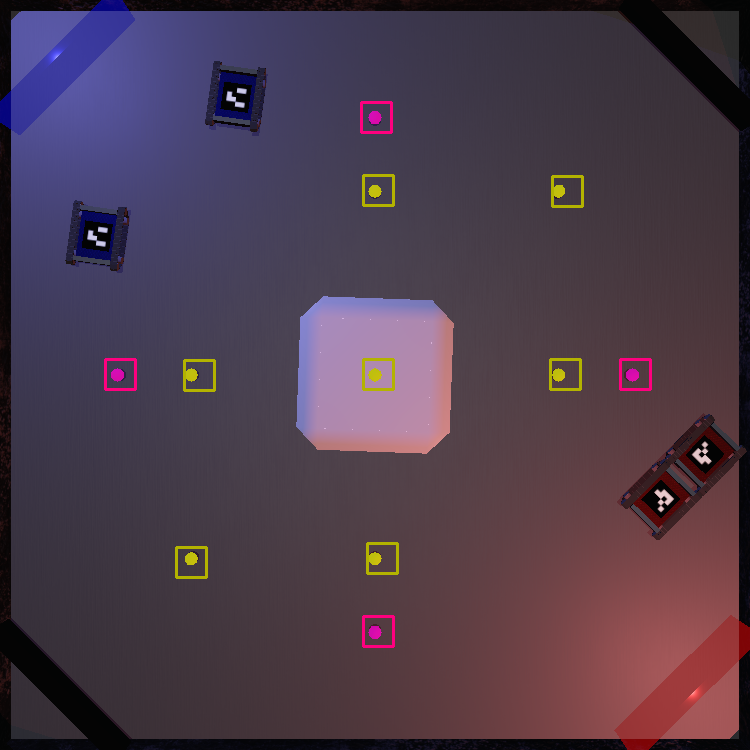
#> input picture challenge_3/challenge/controllers/camera_controller/Debug.png, 750 x 750 px, given in place of the camera
$ python WebcamClient.py
#> lines starting #> are read from the running program, lines starting #| are printed output that depends on the picture; after the words box and inside, x2 and y2 are one past the last pixel; in counts of white or black regions, pixels touching at a corner belong together
### challenge_3/challenge/controllers/camera_controller/ball_detector.py
#!/usr/bin/env python
import math
import cv2
import numpy as np


class BallDetector:

    def __init__(self, yellowLowTres, yellowHighTres, pinkLowTres, pinkHighTres, ballSizeRange=(15, 30), debug=False):
        self.yellowLowTres = yellowLowTres
        self.yellowHighTres = yellowHighTres
        self.pinkLowTres = pinkLowTres
        self.pinkHighTres = pinkHighTres
        self.ballSizeRange = ballSizeRange
        self.debug = debug

    def detect_balls(self, img):
        yellow = self.hough_detect_balls(
            self.maskFrame(img, self.yellowLowTres, self.yellowHighTres), 1)
        pink = self.hough_detect_balls(
            self.maskFrame(img, self.pinkLowTres, self.pinkHighTres), -1)
        balls = [*yellow, *pink]
        if self.debug:
            self.draw_debug(img, balls)
        return balls

    def hough_detect_balls(self, img, value):
        cv2.imshow("masked"+str(value), img)
        circles = cv2.HoughCircles(img, cv2.HOUGH_GRADIENT, 1,
                                   img.shape[0]/64, param1=200, param2=10, minRadius=self.ballSizeRange[0], maxRadius=self.ballSizeRange[1])
        if circles is None:
            print("No circles found")
            return []
        print(circles)
        circles = np.round(circles[0, :]).astype("int")
        print(circles)
        r = [tuple(x)+(value,) for x in circles]
        print(r)
        return r

    def maskFrame(self, frame, low_b, high_b):
        """
        Perform basic preprocessing to create a mask that can be overlayed over the
        image. This will dramatically reduce the search space for more complicated
        operations further down the pipeline, speeding up computation.

        :param frame: The imput image
        :return: A binary mask corresponding to parts of the image that have
        similar hue, saturation, and value levels as the objects to be detected
        """
        # Blur the image to reduce high frequency noise
        #frame = cv2.GaussianBlur(frame,(7,7),0);
        mask = cv2.medianBlur(frame, 3)

        mask = cv2.erode(mask, None, iterations=2)
        mask = cv2.dilate(mask, None, iterations=2)


        # Convert the colorspace to HSV (Hue, Saturation, Value)
        mask = cv2.cvtColor(mask, cv2.COLOR_BGR2HSV)
        # Mask frame  to contain wanted colors.
        mask = cv2.inRange(mask, low_b, high_b)
        # Remove more noise

        return mask

    def draw_debug(self, img, balls):
        for ball in balls:
            x, y, r, v = ball
            color = (127, 0, 255)
            if v == 1:
                color = (0, 179, 255)
            cv2.circle(img, (x, y), r, color, 2)
        cv2.imshow('DEBUG', img)
        # print(balls)
        key = cv2.waitKey(1)

### challenge_3/challenge/controllers/camera_controller/WebcamClient.py
#!/usr/bin/env python
import time
import math
import imutils
import cv2
import numpy as np
from ball_detector import BallDetector

'''
def hough_detect_balls(img,value):
    gray = img
    #gray = cv2.cvtColor(img, cv2.COLOR_BGR2GRAY)
    cv2.imshow('gray', gray)
    circles = cv2.HoughCircles(gray, cv2.HOUGH_GRADIENT, 1, img.shape[0]/64, param1=200, param2=10, minRadius=15, maxRadius=20)
    if circles is None:
        print("No circles found")
        return []
    print(circles)
    circles = np.round(circles[0, :]).astype("int")
    return [x for x in circles]

def detect_balls(fast, img, value):
    """Detect balls in image, return coordinates as list."""

    kps = fast.detect(img,None)
    kps = merge_keypoints(kps, 20)

    return [kp.pt + (value,) for kp in kps]

def distance_between_points(p1, p2):
    return math.hypot(p1[0] - p2[0], p1[1] - p2[1])

def has_close_points(point, others, radius):
    for other in others:
        if (distance_between_points(point.pt, other.pt) < radius):
            return True
    return False

def merge_keypoints(keypoints, radius):
    result = []
    for point in keypoints:
        if (not has_close_points(point, result, radius)):
            result += [point]

    return result

def contour_detect_balls(img, value):

    binary = cv2.Canny(img.copy(),100,200)
    cv2.imshow('masked', img)
    cv2.imshow('binary', binary)
    contours = cv2.findContours(binary, cv2.RETR_EXTERNAL, cv2.CHAIN_APPROX_SIMPLE)
    contours = imutils.grab_contours(contours)
    if len(contours) > 0:
        return [cv2.minEnclosingCircle(contour) for contour in contours]


def maskFrame(frame, low_b, high_b):
    """
    Perform basic preprocessing to create a mask that can be overlayed over the
    image. This will dramatically reduce the search space for more complicated
    operations further down the pipeline, speeding up computation.

    :param frame: The imput image
    :return: A binary mask corresponding to parts of the image that have
    similar hue, saturation, and value levels as the objects to be detected
    """
    # Blur the image to reduce high frequency noise
    #frame = cv2.GaussianBlur(frame,(7,7),0);
    frame = cv2.medianBlur(frame,5)

    # Convert the colorspace to HSV (Hue, Saturation, Value)
    mask = cv2.cvtColor(frame, cv2.COLOR_BGR2HSV)
    # Mask frame  to contain wanted colors.
    mask = cv2.inRange(mask, low_b, high_b)
    mask = cv2.erode(mask, None, iterations=2)
    mask = cv2.dilate(mask,None, iterations=2)

    return mask

    # We want to look for bright, multicolored balls. That means we want to extract parts of the image with:
    # Any hue
    # High saturation
    # High value
    return cv2.inRange(hsv,
                       np.array([0,180,180]),
                       np.array([255,255,255]))
'''
def main():
    print("Connecting to camera")
    camera = cv2.VideoCapture(0)

    print("Initializing feature detector.")

    #fast = cv2.FastFeatureDetector_create()

    #Greenish yellow hsv (25,100,150) ~ (35, 255, 255)
    yellow_low = (25,50,100)
    yellow_high = (40,255,255)
    #Pink (150, 100, 150)  ~ (160, 255, 255)
    pink_low = (150,50,80)
    pink_high = (195,255,255)

    radius_range = (13, 30)

    detector = BallDetector(yellow_low,yellow_high, pink_low, pink_high,ballSizeRange=radius_range, debug=True)


    try:
        print("trying")
        while 1:
            print("Listening for image...")
            ret, img = camera.read()
#> img is the input picture: shape (750, 750, 3); mean B, G, R 75.5, 59.7, 77.2
            balls = detector.detect_balls(img)
#> in maskFrame, `mask = cv2.erode(mask, None, iterations=2)`:
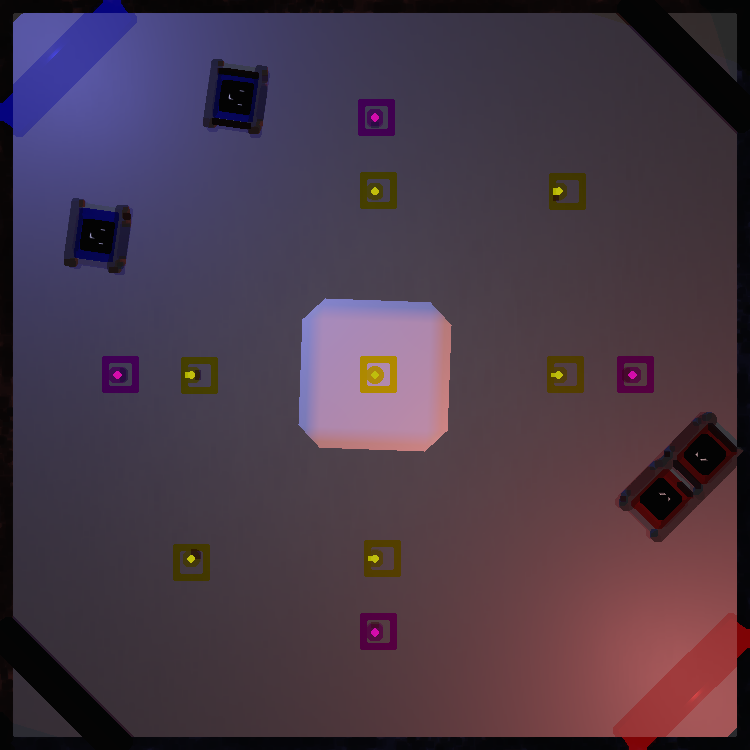
#> mask: shape (750, 750, 3); mean B, G, R 72.3, 57, 73.7
#> in maskFrame, `mask = cv2.cvtColor(mask, cv2.COLOR_BGR2HSV)`: mask: shape (750, 750, 3); mean H, S, V 138, 76.5, 86.5
#> in maskFrame, `mask = cv2.inRange(mask, low_b, high_b)`:
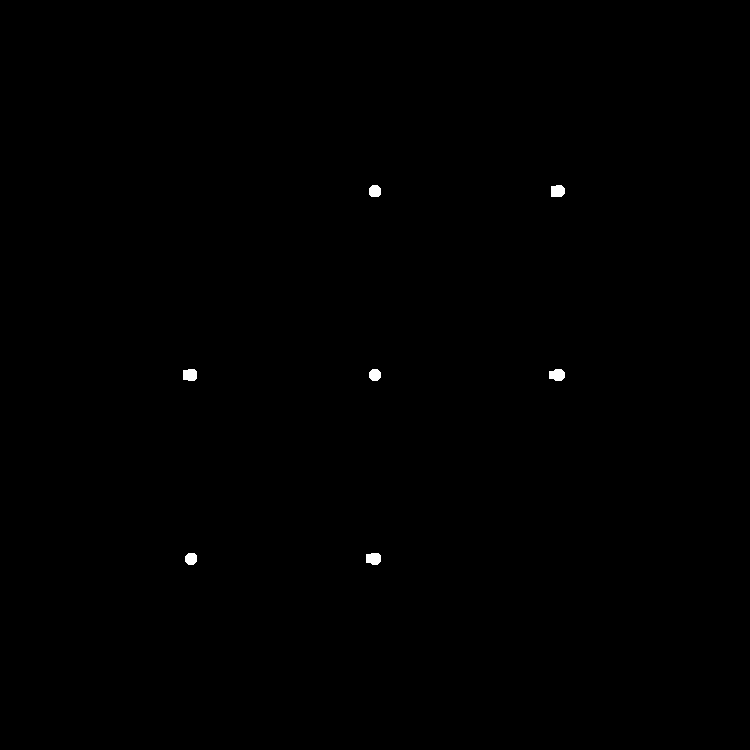
#> mask: shape (750, 750); 0.18% white; 7 white regions, largest, box (x1, y1, x2, y2) and area: (549, 369, 565, 381) 158, (366, 553, 381, 565) 155, (183, 369, 197, 381) 152
#> in hough_detect_balls, `circles = cv2.HoughCircles(img, cv2.HOUGH_GRADIENT, 1, img.shape[0]/64..`: circles = None
#> in detect_balls, `yellow = self.hough_detect_balls( self.maskFrame(img, self.yellowLowTr..`: yellow = []
#> call 2 of maskFrame, with low_b = (150, 50, 80), high_b = (195, 255, 255)
#> in maskFrame (call 2), `mask = cv2.inRange(mask, low_b, high_b)`:
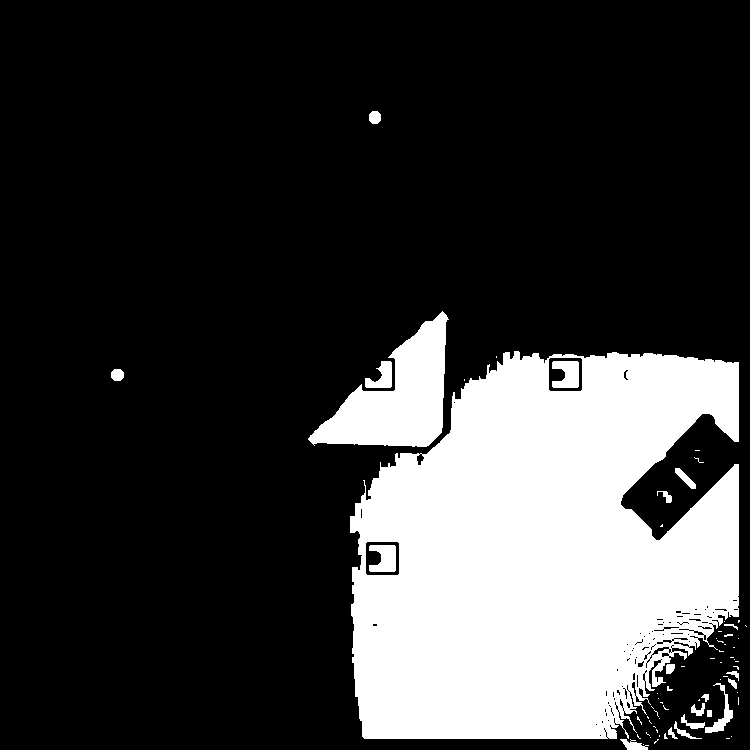
#> mask: shape (750, 750); 22.9% white; 71 white regions (50 under 20 px), largest, box (x1, y1, x2, y2) and area: (350, 351, 739, 739) 116250, (308, 311, 449, 447) 9226, (552, 361, 579, 388) 581
#> in hough_detect_balls (call 2), `circles = cv2.HoughCircles(img, cv2.HOUGH_GRADIENT, 1, img.shape[0]/64..`: circles = 44 rows, first 8: [657.5, 661.5, 29.3], [634.5, 718.5, 23.9], [381.5, 557.5, 17.2], [564.5, 373.5, 17.2], [646.5, 725.5, 29.4], [672.5, 649.5, 23.9], [657.5, 714.5, 29.3], [697.5, 638.5, 23.8]
#> (printed output is left out)
#> in hough_detect_balls (call 2), `circles = np.round(circles[0, :]).astype("int")`: circles = 44 rows, first 8: [658, 662, 29], [634, 718, 24], [382, 558, 17], [564, 374, 17], [646, 726, 29], [672, 650, 24], [658, 714, 29], [698, 638, 24]
#> (printed output is left out)
#> (printed output is left out)
#> in detect_balls, `pink = self.hough_detect_balls( self.maskFrame(img, self.pinkLowTres, ..`: pink = 44 items, first 6: (658, 662, 29, -1), (634, 718, 24, -1), (382, 558, 17, -1), (564, 374, 17, -1), (646, 726, 29, -1), (672, 650, 24, -1)
#> in detect_balls, `balls = [*yellow, *pink]`: balls has the same summary as pink
#> the loop in draw_debug, `for ball in balls:` made 44 passes
#> (ball, x, y, r) on passes 1 to 12: ((658, 662, 29, -1), 658, 662, 29), ((634, 718, 24, -1), 634, 718, 24), ((382, 558, 17, -1), 382, 558, 17), ((564, 374, 17, -1), 564, 374, 17), ((646, 726, 29, -1), 646, 726, 29), ((672, 650, 24, -1), 672, 650, 24), ((658, 714, 29, -1), 658, 714, 29), ((698, 638, 24, -1), 698, 638, 24), ((682, 658, 29, -1), 682, 658, 29), ((638, 704, 22, -1), 638, 704, 22), ((684, 634, 20, -1), 684, 634, 20), ((708, 702, 29, -1), 708, 702, 29)
#> after the loop in draw_debug, `for ball in balls:`:
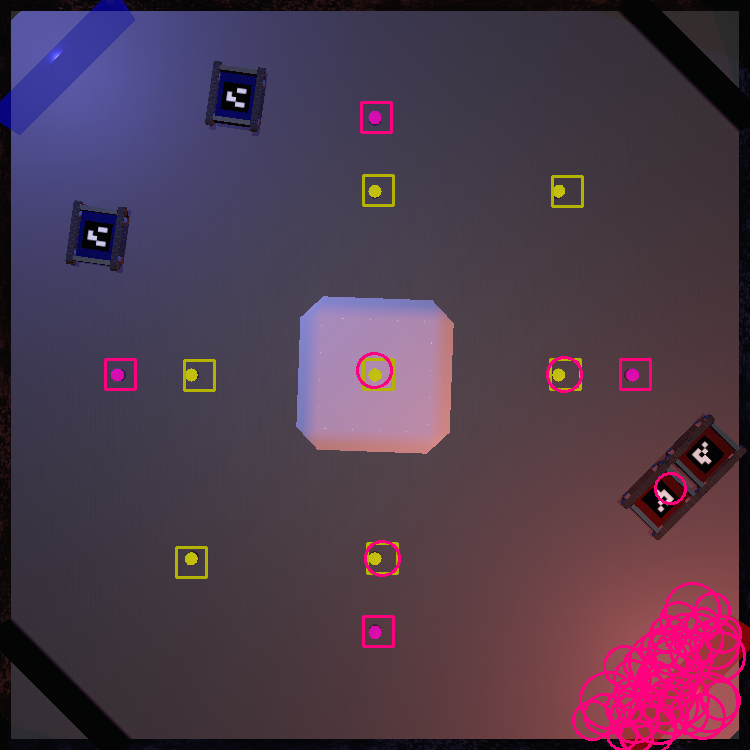
#> img: shape (750, 750, 3); 2.23% of pixels changed, all inside (x1, y1, x2, y2) = (356, 352, 746, 750)
#> (key Esc is pressed here)
#> balls has the same summary as pink in detect_balls
            print(balls)
#> (printed output is left out)
            time.sleep(1)
    except:
        raise
    finally:
        print( "closed.")

if __name__ == "__main__":
    main()
